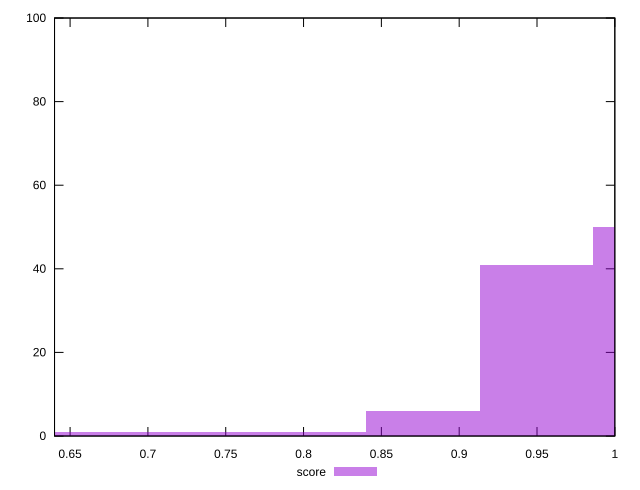

Write gnuplot code to recreate this figure.
reset

$score <<EOF
1.0226805499746061 50
0.9496319392621342 41
0.8035347178371904 1
0.8765833285496623 6
0.6574374964122467 1
0.7304861071247186 1
EOF

set key outside below
set boxwidth 0.07304861071247186
set xrange [0.64:1]
set yrange [0:100]
set trange [0:100]
set style fill transparent solid 0.5 noborder
set terminal svg size 640, 490 enhanced background rgb 'white'
set output "report_00014_2021-02-09T15:56:05.503Z/bootup-time/samples/pages+cached+noadtech+nomedia+nocss/score/histogram.svg"

plot $score title "score" with boxes

reset
